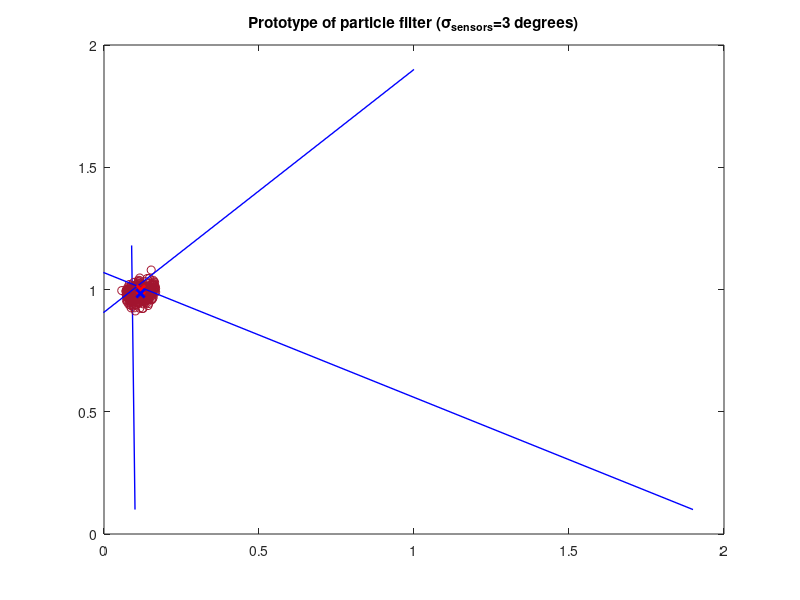

Reproduce this figure in MATLAB. (Note: this script raises an error after producing the figure.)
close all
clear all

%mov = avifile('particle_filter_new_states.avi');

cat(1) = 0.1 + i * 0.1;
cat(2) = 1.9 + i * 0.1;
cat(3) = 1 + i * 1.9;

N = 400
stddegrees = 3;

[X, Y] = meshgrid(0:.02:2, 0:.02:2);
s = stddegrees*(pi/180);	% Standard deviation in radians
titletext = sprintf('Prototype of particle filter (\\sigma_{sensors}=%i degrees)', stddegrees);

p = [rand(N, 2)*2, rand(N, 1)*360, rand(N, 1)*0.04-0.02, ones(N, 1)*(1/N), zeros(N, 1)];	% x, y, theta, |v|, w, age
T = 0.5;	% Time step length
Nuc = floor(N*0.8);	% Set up cut-offs
Nlc = floor(N*0.2);
x_std = [];
x_std_approx = [];

figure
frame = 1;
lasttheta = 0;
lastmouse = 0;

tic
for theta = 0:0.05:2*pi
	% Update mouse
	%mouse = 1 + 0.6*cos(theta) + i*(1 + 0.6*sin(theta));
	mouse = 1 + i*1;
	if (theta<0.5*pi)
		mouse = 1.9 - 0.9*(theta/(pi*0.5)) + i*1;
	end
	if (theta>1.5*pi)
		mouse = 1 - 0.9*((theta-1.5*pi)/(pi*0.5)) + i*1;
	end
	movement = mouse - lastmouse;

	% Update sensors and add noise
	%v = (mouse - cat) .* exp(i*randn(1, 3)*s);
	%d = abs(v);
	%v = v ./ d;
	v1 = (mouse - cat(1)) * exp(i*randn(1)*s);
	v2 = (mouse - cat(2)) * exp(i*randn(1)*s);
	v3 = (mouse - cat(3)) * exp(i*randn(1)*s);
	d1 = abs(v1);
	d2 = abs(v2);
	d3 = abs(v3);
	v1 = v1/d1;
	v2 = v2/d2;
	v3 = v3/d3;

	% Update particles
	% Integrate
	p(:, 1) = p(:, 1) + cos(p(:, 3)*(pi/360)).*(T*p(:, 4));
	p(:, 2) = p(:, 2) + sin(p(:, 3)*(pi/360)).*(T*p(:, 4));

	% Compare particles to sensors
	A = p(:, 1) + i*p(:, 2);

	% Reinit since we have access to all three sensors
	for g = 1:3
		z = angle(A - cat(g));
		mu = angle(mouse - cat(g));
		% Penalty function
		w = exp(-((z - mu).^2)/(2*s^2));	% Is at most 1
		%w = (1/sqrt(2*pi*s^2))*exp(-((z - mu).^2)/(2*s^2));
		p(:, 5) = p(:, 5) .* w;	% Update weights
	end

	% Increase age
	p(:, 6) = p(:, 6) + 1;

	% Check for errors
	if (sum(isnan(p(:, 5)))>0)
		nan = sum(isnan(p(:, 5)))
		break
	end

	% Sort according to weights
	A = p;
	[OldRowNumber, NewRowNumber] = sort(A(:, 5));
	p = A(NewRowNumber, :);

	% Normalise
	p(:, 5) = p(:, 5)/sum(p(:, 5));
	p(:, 3) = mod(p(:, 3), 360);

	% Calculate mean
	m = [sum(p(:, 1).*p(:, 5)) sum(p(:, 2).*p(:, 5))];
	%m = [mean(p(:, 1)) mean(p(:, 2))];

	% Check std
	x_std(end+1) = std(p(:, 1));
	temp = zeros(1, 6);
	sumw = 0;
	for g = 1:N	% Extract particles in a propability mass
		sumw = sumw + p(g, 5);
		if (sumw <= 0.68)
			temp(g, :) = p(g, :);
		end
	end
	x_std_approx(end+1) = (max(temp(:, 1)) - min(temp(:, 1)))/4;

	%standard_deviation_in_degrees = sqrt(var(c))*(180/pi)

	% Resample
	A = [p(Nuc:N, 1:5), zeros(N-Nuc+1, 1)];
	B = [randn(N-Nuc+1, 2)*0.015, randn(N-Nuc+1, 1)*2, randn(N-Nuc+1, 1)*0.05, ones(N-Nuc+1, 1)*mean(A(:, 5)), zeros(N-Nuc+1, 1) ];
	p(1:Nlc+1,:) = A + B;
	p(:, 5) = ones(N, 1)*(1/N);	% Reset weights

	% Plot
	l1 = [cat(1) cat(1)+d1*1.2*v1];
	l2 = [cat(2) cat(2)+d2*1.2*v2];
	l3 = [cat(3) cat(3)+d3*1.2*v3];
	plot(real(l1), imag(l1), 'b-', 'LineWidth', 1)
	axis([0 2 0 2])
	hold on
	scatter(p(:,1), p(:,2), 'g.')
	plot(real(l2), imag(l2), 'b-', 'LineWidth', 1)
	plot(real(l3), imag(l3), 'b-', 'LineWidth', 1)
	plot(real(mouse), imag(mouse), 'rx', 'LineWidth', 2)
	plot(m(1), m(2), 'bx', 'LineWidth', 2)
	title(titletext)
	hold off

	% Update frame counter and save frame
	frame = frame + 1;
	f2 = getframe(gcf);
	%mov = addframe(mov, f2);

	% Save stuff for next iteration
	lasttheta = theta;
	lastmouse = mouse;
end

std_approx_error = (x_std_approx - x_std)./x_std;

% Sort according to weights
A = p;
[OldRowNumber, NewRowNumber] = sort(A(:, 5));
p = A(NewRowNumber, :);

for i = 1:N
	if (p(i, 4)<0)
		p(i, 3) = p(i, 3) + 180;
		p(i, 4) = -p(i, 4);
	end
end

p(:, 3) = mod(p(:, 3), 360);

p = p(Nuc:N, :);	% Only use the best
 
p_mean = mean(p)
p_std = std(p)
ph = phase(movement)*(180/pi);
if (ph<0)
	ph = ph + 360;
end
p_error = [real(mouse) imag(mouse) ph abs(movement)/T 0 max(p(:, 6))] - p_mean
fprintf('seconds/frame %i\n', toc/frame);
%mov = close(mov);
